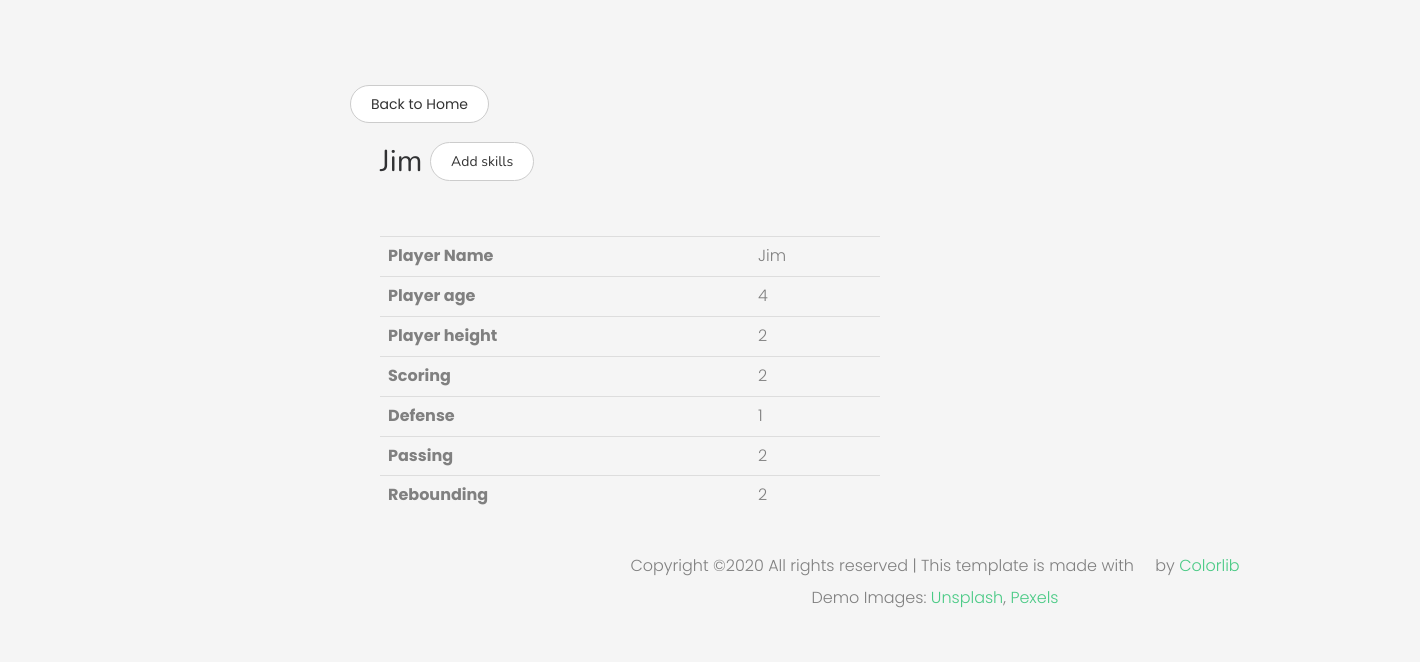
The page /player/1 on the database as committed earlier.
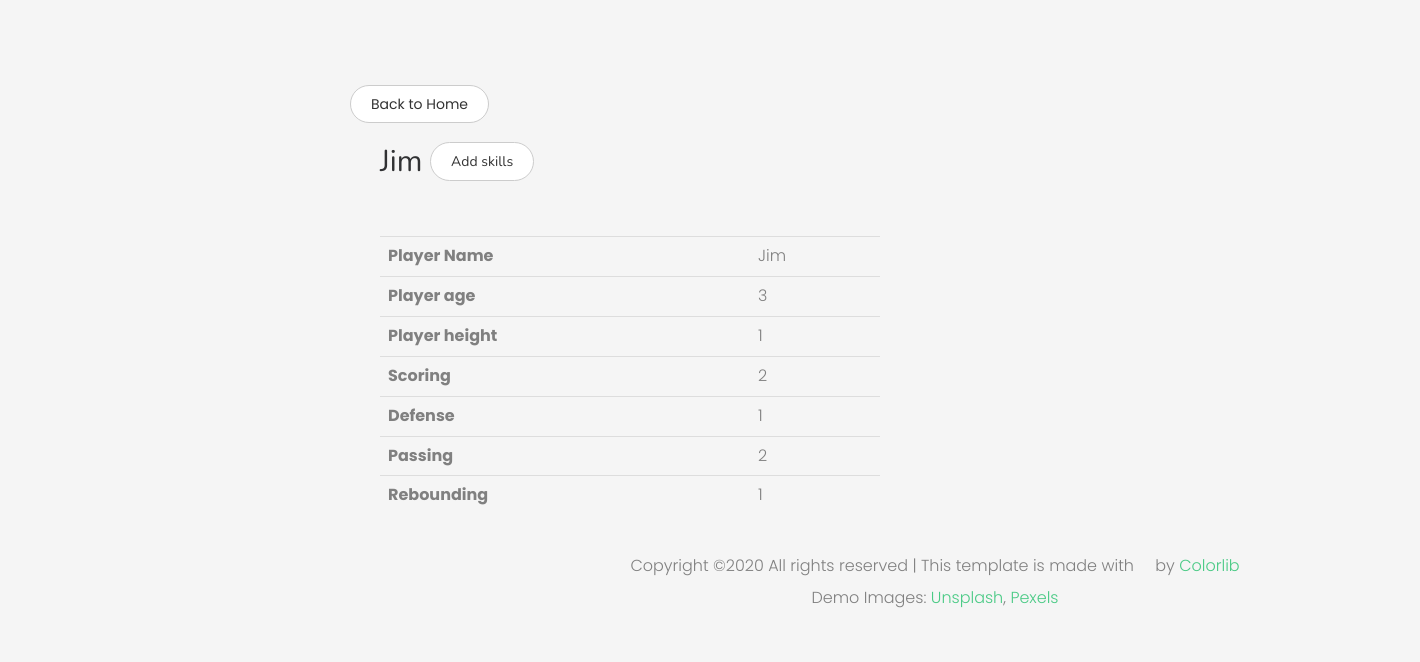
The same page on the database as committed later.
### team/models.py (models this page shows, shortened)
class Player(models.Model):
    name = models.CharField(max_length=255)
    user = models.ForeignKey(User, default=1, on_delete=models.CASCADE)
    age = models.IntegerField(default=3)
    height = models.IntegerField(default=2)

class Skills(models.Model):
    shooting= models.IntegerField(default=2)
    defense = models.IntegerField(default=2)
    passing = models.IntegerField(default=2)
    rebounding = models.IntegerField(default=2)
    player = models.ForeignKey(Player, on_delete=models.CASCADE)

### team/views.py (the view)
# urls.py: path('player/<int:pk>', views.DetailPlayer.as_view(), name='detail'),
class DetailPlayer(generic.DetailView):
    model = Player
    qs = Player.objects.all()
    template_name = 'detail.html'

### team/templates/detail.html (shortened to what this page needs)
{% extends 'log_base.html' %}
{% block content %}
<div class="register-container">
  <div class=back-link>
         <a id=animation-btn href="{% url 'dashboard' %}" class="btn btn-default">Back to Home</a>
     </div>
    <div class="container">
  <div id="wrapper">
    <div class="normalheader transition">
      <div class="hpanel">
        <div class="panel-body">
          <h2 class="font-light m-b-xs">
            {{ player.name }}
              <a href="{% url 'add_skill' player.id %}" class="btn btn-xs btn-default"> Add skills</a>
          </h2>
          <div class="row">
            <div class="col-md-2"></div>
            <div class="col-md-8">
            </div>
            <div class="col-md-2"></div>
          </div>
        </div>
      </div>
      <div class="hpanel">
        <div class="panel-body">
          <div class="table-responsive-sm">
          <table class="table table-hover"  style="width: 500px;">
              {% for skill in player.skills_set.all %}
              <tr>
                <th scope="row">Player Name</th>
                <td> {{ player.name }}</td>
              </tr>
              <tr>
                <th scope="row">Player age</th>
                <td> {{ player.age}}</td>
              </tr>
              <tr>
                <th scope="row">Player height</th>
                <td> {{ player.height }}</td>
              </tr>
              <tr>
              <th scope="row">Scoring</th>
              <td> {{ skill.shooting }}</td>
            </tr>
            <tr>
            <th scope="row">Defense</th>
              <td>{{ skill.defense  }}</td>
          </tr>
          <tr>
            <th scope="row">Passing</th>
              <td>{{ skill.passing }}</td>
          </tr>
          <tr>
            <th scope="row">Rebounding</th>
            <td>{{ skill.rebounding }}</td>
          </tr>
              {% endfor%}
            </table>
          </div>
        </div>
      </div>
    </div>
  </div>
</div>
{% endblock %}

Rows that differ between the two databases and show on the page:
changed Player "Jim": age "4" → "3"; height "2" → "1"
changed Skills: rebounding "2" → "1"
